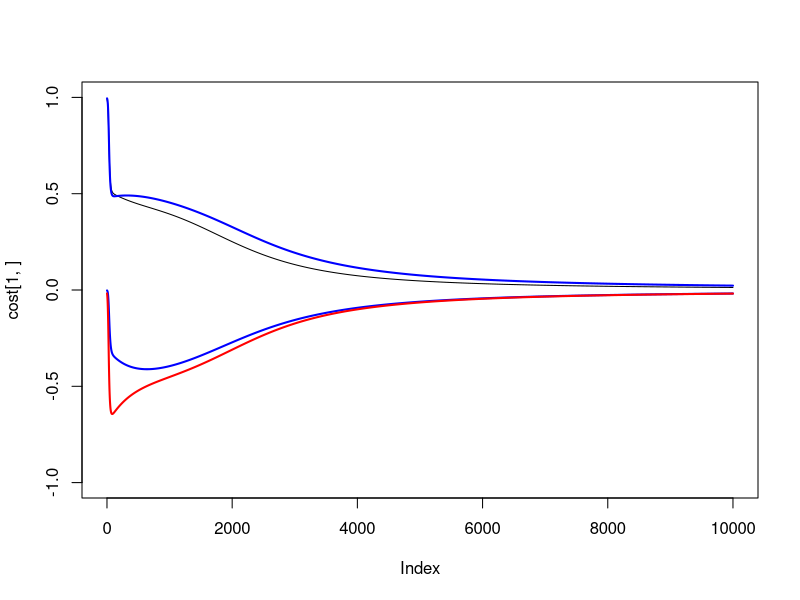

Reproduce this figure in R.
# 神经网络


#3个神经元,学习速率0.01
nnetOneLayer <- function(x,y,numberofUnits = 20,alpha = 0.01,iter=10000){
  x <- as.matrix(x)
  # x的特征数量
  col <- ncol(x)
  row <- nrow(x)
  #输入层的权重初始化 nrow 表示特征数
  syn0 <- matrix(rnorm(numberofUnits * col ),ncol=col,nrow=numberofUnits)
  #隐层的权重初始化nrow=1,即隐层只有一个神经元
  syn1 <- matrix(rnorm(numberofUnits),ncol=numberofUnits,nrow=1)
  cost <- matrix(rep(NA,iter*row),row,iter)
  for (i in 1:iter){
    #输入层到隐层的值 激励函数sigmoid=1/(1+exp(-y)) ,其导数为sigmoid*(1-sigmoid)
    #加入非线性激励函数后，线性分类器变成非线性。
    l1 <- 1/(1+exp(-(x %*% t(syn0) )))
    #隐层到输出层的值
    l2 <- 1/(1+exp(-l1  %*% t(syn1) ))
    #输出层误差 损失函数
    errorOutput <- l2 - y
    #隐层误差 权重矩阵的偏导数=ds*w*s*(1-s) 理论推导见：Sigmoid函数与损失函数求导
    #https://blog.csdn.net/zhishengqianjun/article/details/75303820
    errorHidder <- errorOutput %*% syn1 * l1  * (1-l1 )
    
    #梯度下降（Gradient Descent）
    syn1 <- syn1 -  t(alpha * t(l1) %*% errorOutput )
    syn0 <- syn0 - t(alpha * t(x) %*% errorHidder) 
    
    
    cost[,i] <- errorOutput
  }
  
  plot(cost[1,],type = 'l',ylim = c(-1,1))
  lines(cost[2,],col = 'blue',lwd = 2)
  lines(cost[3,],col = 'red',lwd = 2)
  lines(cost[4,],col = 'blue',lwd = 2)
  cbind(y,l2)
# heatmap(syn0,main = "gray2",scale="column",revC=T, Rowv=NA, Colv=NA,labRow=NA, labCol=NA)

}

x <- t(data.frame(c(0,0,1),c(0,1,1),c(1,0,1),c(1,1,1)))
y <- c(0,1,1,0)
nnetOneLayer(x,y)

